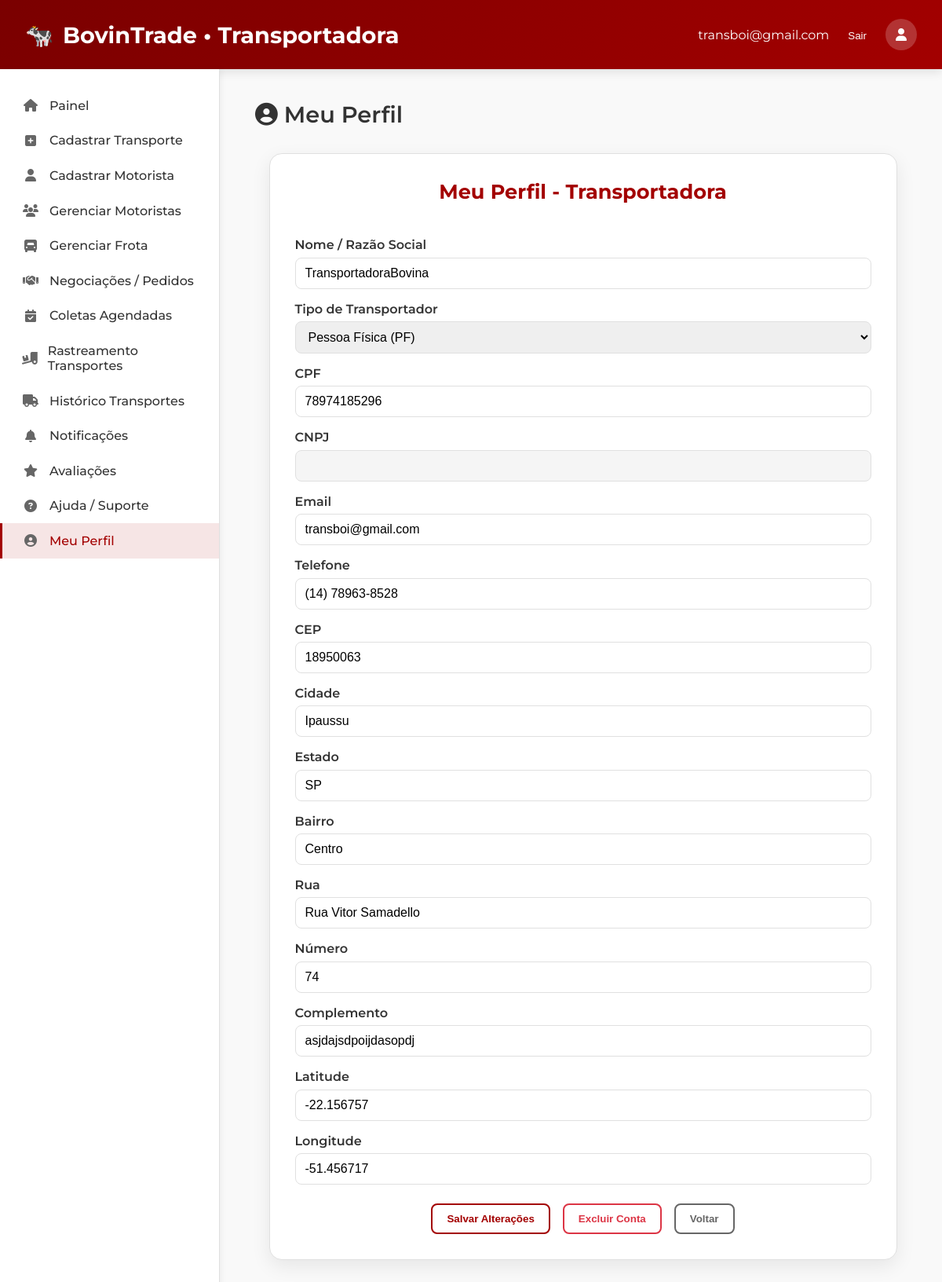
/meu-perfil-transportadora.php (signed in), run on the app's committed database.
### tables this page shows
CREATE TABLE `usuarios` (
  `id` bigint(20) UNSIGNED NOT NULL,
  `tipo_usuario` enum('FAZENDA','FRIGORIFICO','TRANSPORTADORA') NOT NULL,
  `nome_razao` varchar(255) NOT NULL,
  `email` varchar(255) NOT NULL,
  `telefone` varchar(30) NOT NULL,
  `senha_hash` varchar(255) DEFAULT NULL,
  `cnpj` char(14) DEFAULT NULL,
  `cpf` char(11) DEFAULT NULL,
  `cep` varchar(20) NOT NULL,
  `cidade` varchar(120) NOT NULL,
  `estado` char(2) NOT NULL,
  `bairro` varchar(120) DEFAULT NULL,
  `rua` varchar(255) DEFAULT NULL,
  `numero` varchar(30) DEFAULT NULL,
  `complemento` varchar(255) DEFAULT NULL,
  `latitude` decimal(9,6) DEFAULT NULL,
  `longitude` decimal(9,6) DEFAULT NULL,
  `created_at` timestamp NOT NULL DEFAULT current_timestamp(),
  `updated_at` timestamp NOT NULL DEFAULT current_timestamp() ON UPDATE current_timestamp()
);

CREATE TABLE `transportadora` (
  `usuario_id` bigint(20) UNSIGNED NOT NULL,
  `tipo_transportador` enum('PF','PJ') NOT NULL,
  `area_atuacao` varchar(255) DEFAULT NULL,
  `chave_pix` varchar(255) DEFAULT NULL,
  `aprovada` tinyint(4) DEFAULT 0
);

### meu-perfil-transportadora.php (the view, shortened to what this page needs)
<?php
$current_page = basename($_SERVER['PHP_SELF']);
$u = $_SESSION['usuario'];
$id = (int) ($u['id'] ?? 0);
$email = htmlspecialchars($u['email'] ?? '');
require_once 'config.php';
$mensagem = '';
try {
    $st = $pdo->prepare("SELECT * FROM usuarios WHERE id = :id LIMIT 1");
    $st->execute([':id' => $id]);
    $dados = $st->fetch(PDO::FETCH_ASSOC);
    $st2 = $pdo->prepare("SELECT tipo_transportador FROM transportadora WHERE usuario_id = :id LIMIT 1");
    $st2->execute([':id' => $id]);
    $transportadora = $st2->fetch(PDO::FETCH_ASSOC);
    $tipo_transportador_atual = $transportadora['tipo_transportador'] ?? 'PF';
} catch (Throwable $e) {
    $mensagem = 'Erro: ' . $e->getMessage();
}
?>
<!DOCTYPE html>
<html lang="pt-br">
<head>
    <link rel="stylesheet" href="https://cdnjs.cloudflare.com/ajax/libs/font-awesome/6.4.0/css/all.min.css">
</head>
<body>
<header>
    <div style="display: flex; align-items: center; gap: 1rem;">
        <div class="logo">
            🐄
            <span>BovinTrade • Transportadora</span>
        </div>
    </div>
    <div class="user-menu">
        <span><?= htmlspecialchars($email) ?></span>
        <form action="logout.php" method="post" style="display:inline;">
            <button type="submit" style="background:none; border:none; color:white; cursor:pointer;">Sair</button>
        </form>
        <div class="user-avatar"><i class="fas fa-user"></i></div>
    </div>
</header>
<div class="container">
    <aside class="sidebar" id="sidebar">
        <ul class="sidebar-menu">
            <a href="14-painel-transportadora.php" class="menu-item <?php echo $current_page === '14-painel-transportadora.php' ? 'active' : ''; ?>"><i class="fas fa-home"></i><span>Painel</span></a>
            <a href="cadastro-transporte.php" class="menu-item <?php echo $current_page === 'cadastro-transporte.php' ? 'active' : ''; ?>"><i class="fas fa-plus-square"></i><span>Cadastrar Transporte</span></a>
            <a href="cadastro-motorista.php" class="menu-item <?php echo $current_page === 'cadastro-motorista.php' ? 'active' : ''; ?>"><i class="fas fa-user"></i><span>Cadastrar Motorista</span></a>
            <a href="gerenciar-motoristas.php" class="menu-item <?php echo $current_page === 'gerenciar-motoristas.php' ? 'active' : ''; ?>"><i class="fas fa-users"></i><span>Gerenciar Motoristas</span></a>
            <a href="gerenciar-transportes-transp.php" class="menu-item <?php echo $current_page === 'gerenciar-transportes-transp.php' ? 'active' : ''; ?>"><i class="fas fa-truck-front"></i><span>Gerenciar Frota</span></a>
            <a href="pedidos-transportes.php" class="menu-item <?php echo $current_page === 'pedidos-transportes.php' ? 'active' : ''; ?>"><i class="fas fa-handshake"></i><span>Negociações / Pedidos</span></a>
            <a href="coletas-agendadas.php" class="menu-item <?php echo $current_page === 'coletas-agendadas.php' ? 'active' : ''; ?>"><i class="fas fa-calendar-check"></i><span>Coletas Agendadas</span></a>
            <a href="rastreamento-transporte-t.php" class="menu-item <?php echo $current_page === 'rastreamento-transporte-t.php' ? 'active' : ''; ?>"><i class="fas fa-truck-loading"></i><span>Rastreamento Transportes</span></a>
            <a href="historico-transporte-t.php" class="menu-item <?php echo $current_page === 'historico-transporte-t.php' ? 'active' : ''; ?>"><i class="fas fa-truck"></i><span>Histórico Transportes</span></a>
            <a href="notificacoes-transportadora.php" class="menu-item <?php echo $current_page === 'notificacoes-transportadora.php' ? 'active' : ''; ?>"><i class="fas fa-bell"></i><span>Notificações</span></a>
            <a href="minhas-avaliacoes-transportadora.php" class="menu-item <?php echo $current_page === 'minhas-avaliacoes-transportadora.php' ? 'active' : ''; ?>"><i class="fas fa-star"></i><span>Avaliações</span></a>
            <a href="17-ajudat.php" class="menu-item <?php echo $current_page === '17-ajudat.php' ? 'active' : ''; ?>"><i class="fas fa-question-circle"></i><span>Ajuda / Suporte</span></a>
            <a href="meu-perfil-transportadora.php" class="menu-item <?php echo $current_page === 'meu-perfil-transportadora.php' ? 'active' : ''; ?>">
                <i class="fas fa-user-circle"></i><span>Meu Perfil</span>
            </a>
        </ul>
    </aside>
    <main class="main">
        <div class="dashboard-header">
            <h1 class="dashboard-title"><i class="fas fa-user-circle"></i> Meu Perfil</h1>
        </div>
        <div class="profile-container">
            <h1>Meu Perfil - Transportadora</h1>
            <div id="mensagem" class="<?= strpos($mensagem, 'Erro') === 0 ? 'erro' : '' ?>"><?= htmlspecialchars($mensagem) ?></div>
            <form method="post" onsubmit="return confirmSubmit(event);">
                <div class="form-group">
                    <label>Nome / Razão Social</label>
                    <input type="text" name="nome" value="<?= htmlspecialchars($dados['nome_razao'] ?? '') ?>" required>
                </div>
                <div class="form-group">
                    <label>Tipo de Transportador</label>
                    <select name="tipo_transportador" id="tipo_transportador" required onchange="toggleCpfCnpj()">
                        <option value="PF" <?= $tipo_transportador_atual === 'PF' ? 'selected' : '' ?>>Pessoa Física (PF)</option>
                    </select>
                </div>
                <div class="form-group">
                    <label>CPF</label>
                    <input type="text" name="cpf" id="cpf_input"
                           value="<?= htmlspecialchars($dados['cpf'] ?? '') ?>"
                           <?= $tipo_transportador_atual === 'PJ' ? 'readonly' : '' ?>>
                </div>
                <div class="form-group">
                    <label>CNPJ</label>
                    <input type="text" name="cnpj" id="cnpj_input"
                           value="<?= htmlspecialchars($dados['cnpj'] ?? '') ?>"
                           <?= $tipo_transportador_atual === 'PF' ? 'readonly' : '' ?>>
                </div>
                <div class="form-group">
                    <label>Email</label>
                    <input type="email" name="email" value="<?= htmlspecialchars($dados['email'] ?? '') ?>" required>
                </div>
                <div class="form-group">
                    <label>Telefone</label>
                    <input type="text" name="telefone" value="<?= htmlspecialchars($dados['telefone'] ?? '') ?>">
                </div>
                <div class="form-group">
                    <label>CEP</label>
                    <input type="text" name="cep" value="<?= htmlspecialchars($dados['cep'] ?? '') ?>">
                </div>
                <div class="form-group">
                    <label>Cidade</label>
                    <input type="text" name="cidade" value="<?= htmlspecialchars($dados['cidade'] ?? '') ?>">
                </div>
                <div class="form-group">
                    <label>Estado</label>
                    <input type="text" name="estado" value="<?= htmlspecialchars($dados['estado'] ?? '') ?>">
                </div>
                <div class="form-group">
                    <label>Bairro</label>
                    <input type="text" name="bairro" value="<?= htmlspecialchars($dados['bairro'] ?? '') ?>">
                </div>
                <div class="form-group">
                    <label>Rua</label>
                    <input type="text" name="rua" value="<?= htmlspecialchars($dados['rua'] ?? '') ?>">
                </div>
                <div class="form-group">
                    <label>Número</label>
                    <input type="text" name="numero" value="<?= htmlspecialchars($dados['numero'] ?? '') ?>">
                </div>
                <div class="form-group">
                    <label>Complemento</label>
                    <input type="text" name="complemento" value="<?= htmlspecialchars($dados['complemento'] ?? '') ?>">
                </div>
                <div class="form-group">
                    <label>Latitude</label>
                    <input type="text" name="latitude" value="<?= htmlspecialchars($dados['latitude'] ?? '') ?>">
                </div>
                <div class="form-group">
                    <label>Longitude</label>
                    <input type="text" name="longitude" value="<?= htmlspecialchars($dados['longitude'] ?? '') ?>">
                </div>
                <div class="buttons">
                    <button type="submit" class="btn btn-primary">Salvar Alterações</button>
                    <button type="submit" name="acao" value="deletar" class="btn btn-danger delete" onclick="return confirm('Deseja realmente excluir sua conta? Esta ação é irreversível.')">Excluir Conta</button>
                    <button type="button" class="btn btn-outline btn-secondary" onclick="window.history.back()">Voltar</button>
                </div>
            </form>
        </div>
    </main>
</div>
</body>
</html>

### meu-perfil-transportadora.php (style rules this page uses)
:root { --primary: #a30000; --primary-dark: #7a0000; --text: #333333; --text-light: #666666; --background: #ffffff; --border: #e0e0e0; }
* { margin:0; padding:0; box-sizing:border-box; }
body { font-family:'Montserrat',sans-serif; background:#f9f9f9; color:var(--text); overflow-x: hidden; }
header { background:linear-gradient(135deg,var(--primary-dark),var(--primary)); color:white; padding:1.5rem 2rem; display:flex; justify-content:space-between; align-items:center; box-shadow:0 4px 12px rgba(0,0,0,0.1); }
.logo { font-size:1.8rem; font-weight:700; display:flex; align-items:center; gap:0.75rem; }
.user-menu { display:flex; align-items:center; gap:1.5rem; }
.user-avatar { width:40px; height:40px; border-radius:50%; background-color:rgba(255,255,255,0.2); display:flex; align-items:center; justify-content:center; }
.container { display:flex; min-height:calc(100vh - 76px); width: 100%; }
.sidebar { width:280px; background:var(--background); border-right:1px solid var(--border); padding:1.5rem 0; box-shadow:2px 0 8px rgba(0,0,0,0.05); flex-shrink:0; transition: transform 0.3s ease; }
.sidebar-menu { list-style:none; }
.menu-item { padding:0.8rem 1.5rem; display:flex; align-items:center; gap:0.75rem; color:var(--text); text-decoration:none; font-weight:500; border-left:3px solid transparent; transition:0.2s; }
.menu-item i { width:24px; text-align:center; color:var(--text-light); }
.menu-item.active { background-color:rgba(163,0,0,0.1); color:var(--primary); border-left:3px solid var(--primary); }
.main { flex:1; padding:2.5rem; min-width:0; }
.dashboard-header { display:flex; justify-content:space-between; align-items:center; margin-bottom:2rem; }
.dashboard-title { font-size:1.8rem; font-weight:600; color:var(--text); }
.btn { padding:0.75rem 1.5rem; border-radius:6px; font-weight:500; cursor:pointer; transition: all 0.2s; border:none; display:inline-flex; align-items:center; gap:0.5rem; }
.btn-primary { background-color: var(--primary); color:white; }
.btn-outline { background-color:transparent; color:var(--primary); border:1px solid var(--primary); }
.btn-danger { background-color:#f44336; color:white; }
.profile-container { background: var(--background); padding: 2rem; border-radius: 16px; box-shadow: 0 8px 24px rgba(0,0,0,0.08); border: 1px solid var(--border); max-width: 800px; margin: auto; }
.profile-container h1 { color: var(--primary); font-size: 1.6rem; margin-bottom: 1.5rem; text-align: center; }
.form-group { margin-bottom: 1rem; }
.form-group label { font-weight: 600; display: block; margin-bottom: 0.4rem; color: var(--text); }
.form-group input, .form-group select { width: 100%; padding: 10px 12px; border: 1.5px solid var(--border); border-radius: 8px; font-size: 1rem; }
.form-group input[readonly], .form-group select[readonly] { background: #f5f5f5; color: var(--text-light); cursor: not-allowed; }
.buttons { display: flex; gap: 1rem; justify-content: center; margin-top: 1.5rem; flex-wrap: wrap; }
.buttons button { padding: 10px 18px; border: 2px solid var(--primary); border-radius: 8px; font-weight: 600; background: transparent; color: var(--primary); cursor: pointer; transition: all 0.2s; }
.buttons .delete { border-color: #dc3545; color: #dc3545; }
.buttons .btn-secondary { border-color: var(--text-light); color: var(--text-light); }
#mensagem { text-align: center; margin-top: 10px; font-size: 0.95rem; color: #28a745; min-height: 1.2rem; }

### data on the page
usuarios: nome "TransportadoraBovina", cpf "78974185296", email "transboi@gmail.com", telefone "(14) 78963-8528", cep "18950063", cidade "Ipaussu", estado "SP", bairro "Centro", rua "Rua Vitor Samadello", numero "74", complemento "asjdajsdpoijdasopdj", latitude "-22.156757", longitude "-51.456717"
transportadora: tipo_transportador "Pessoa Física (PF)"

### other printed values
$email "transboi@gmail.com"
